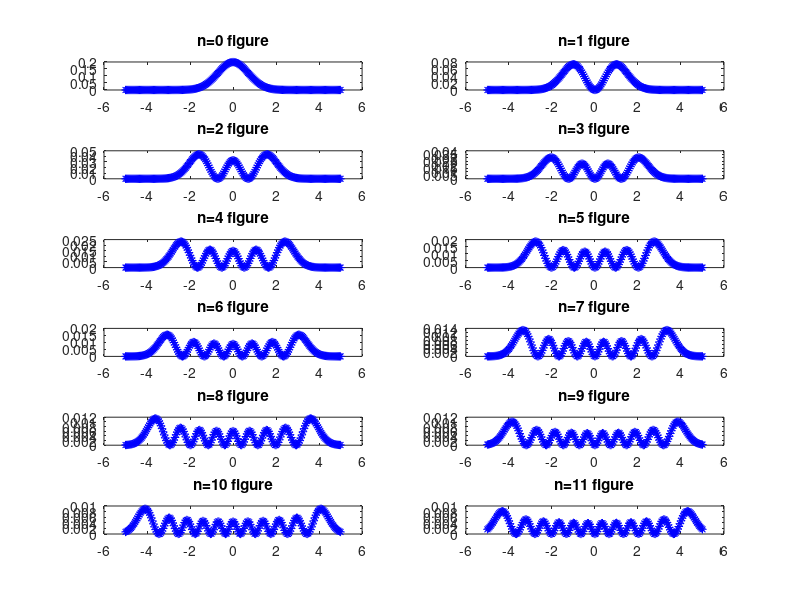

MATLAB code to generate this figure:



for n = 1:12
for x=-5:0.05:5
    H = zeros(1,n);
    H(1)=1;
    H(2)=2*x;
    for i=3:n
        H(i)= 2*x*H(i-1)-2*(i-2)*H(i-2);
    end
    

jie = 1
for i=1:n
    jie = jie*i;
end
N = sqrt(1/(sqrt(2*3.14159)*(2^n)*jie))

fai = N*exp(-x*x/2)*H(n)

hold on

subplot(6,2,n)
title(['n=', num2str(n-1), ' figure'])
plot(x,fai*fai,'b*')

hold off
end
end

